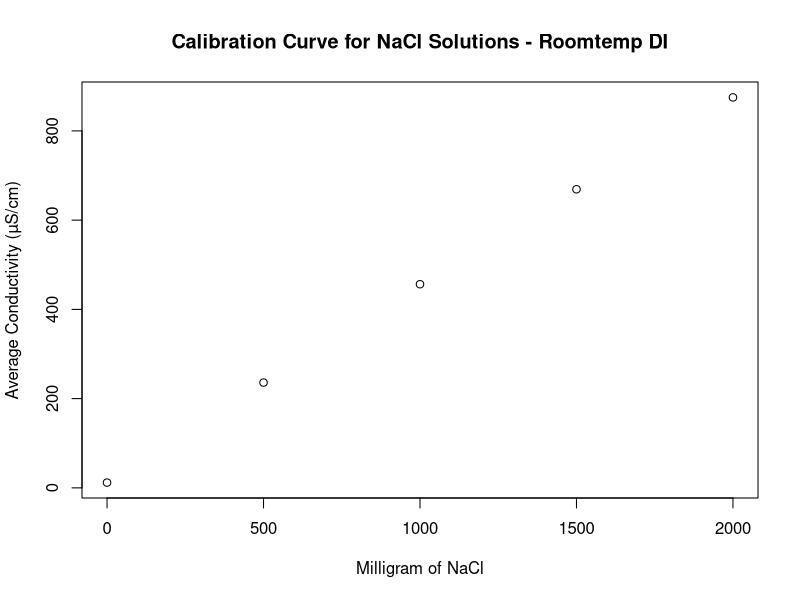
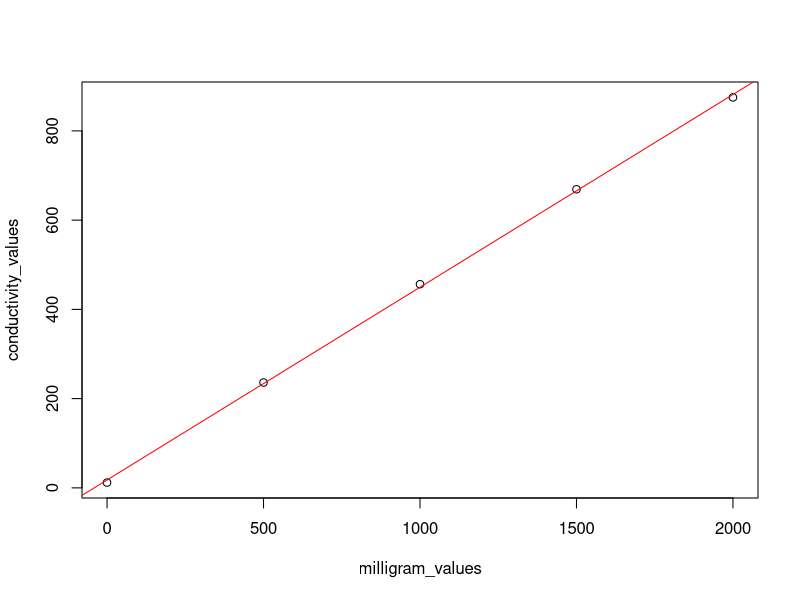
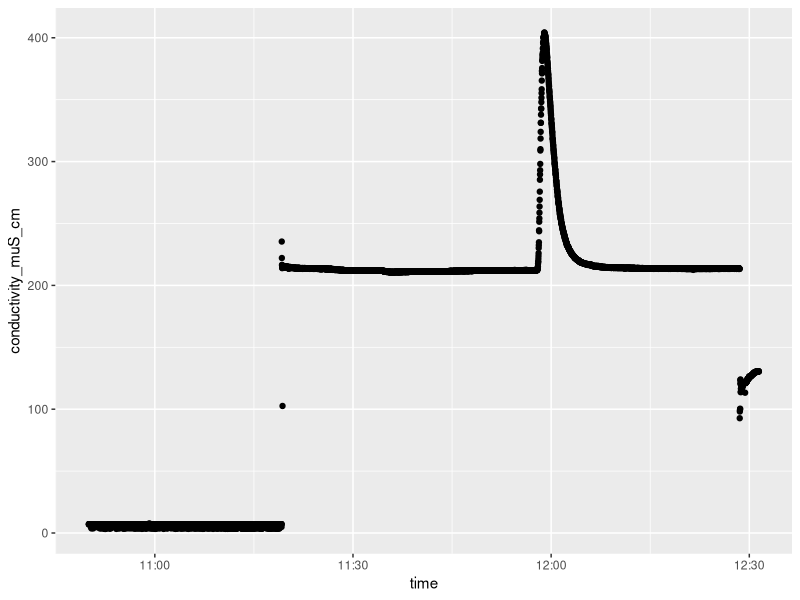
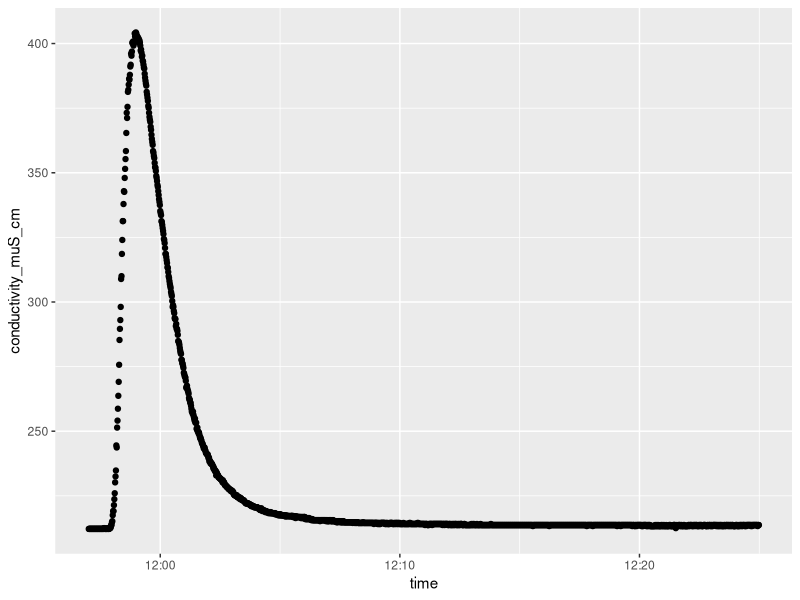
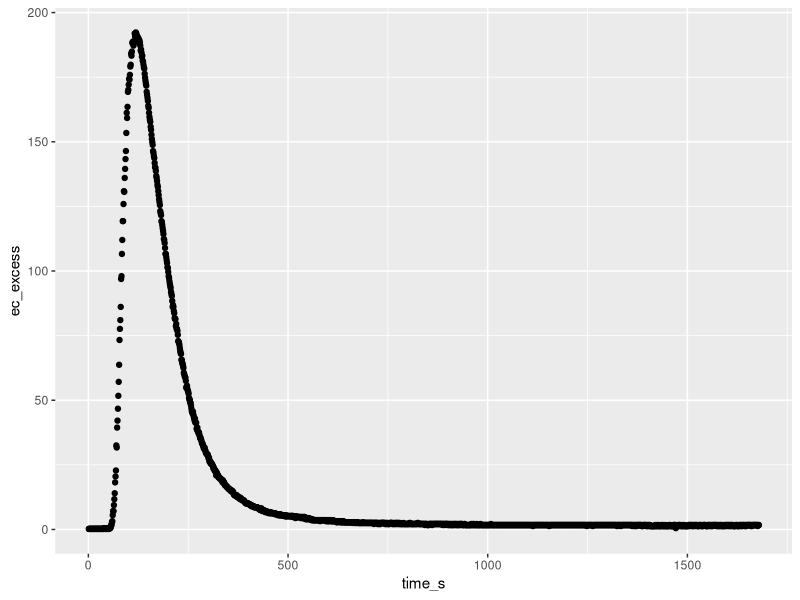

R code for these plots, in order:
## ---- chunk 1
#| output: false
# uncomment any of these that you don't already have installed
#install.packages("tidyverse") 
#install.packages("hms")
#install.packages("pracma")
#install.packages("knitr")

# Load in the packages
library(tidyverse)
library(hms)
library(pracma)
library(knitr)
## ---- chunk 2
#| warning: false
# create a new dataframe by reading in the csv file DI_roomtemp_intervals_test2.csv
cal <- read_csv("DI_roomtemp_intervals_test2.csv", show_col_types = FALSE)

head(cal) # view the first rows of the dataset
## ---- chunk 3
#| warning: false
#re-read in the csv with better data organization
cal <- read_csv("DI_roomtemp_intervals_test2.csv",
                skip = 1,
                col_select = 2:4,
                show_col_types = FALSE)

head(cal) # view the first rows
## ---- chunk 4
#Clean up column names
colnames(cal)[1] <- "time"
colnames(cal)[2] <- "conductivity_muS_cm"
colnames(cal)[3] <- "temperature_C"

kable(head(cal)) #better way to see the columns
## ---- chunk 5
str(cal)
## ---- chunk 6
# convert time column to datetime
cal$time <- as.POSIXct(cal$time, format = "%m/%d/%y %I:%M:%S %p")
cal$time_only <- as_hms(cal$time)
## ---- chunk 7
summary(cal)
## ---- chunk 8
str(cal)
## ---- chunk 9
#calculate average conductivity from 11:34 to 11:38
# this is 0 g added salt
cal_subset <- cal[
  cal$time_only >= as_hms("11:34:00") & 
  cal$time_only <= as_hms("11:38:00"), ]
avg_0g <- mean(cal_subset$conductivity_muS_cm, na.rm = TRUE)
## ---- chunk 10
#repeat for 11:43 to 11:46
#this is 0.5 g of added salt
cal_subset <- cal[
  cal$time_only >= as_hms("11:43:00") & 
  cal$time_only <= as_hms("11:46:00"), ]
avg_500mg <- mean(cal_subset$conductivity_muS_cm, na.rm = TRUE)
## ---- chunk 11
#repeat for 11:50 to 11:53
#this is 1.0 g of added salt
cal_subset <- cal[
  cal$time_only >= as_hms("11:50:00") & 
  cal$time_only <= as_hms("11:53:00"), ]
avg_1000mg <- mean(cal_subset$conductivity_muS_cm, na.rm = TRUE)
## ---- chunk 12
#repeat for 11:56 to 11:59
#this is 1.5 g of added salt
cal_subset <- cal[
  cal$time_only >= as_hms("11:56:00") & 
  cal$time_only <= as_hms("11:59:00"), ]
avg_1500mg <- mean(cal_subset$conductivity_muS_cm, na.rm = TRUE)
## ---- chunk 13
# repeat for 12:02 to 12:05
#this is 2.0 g of added salt
cal_subset <- cal[
  cal$time_only >= as_hms("12:02:00") & 
  cal$time_only <= as_hms("12:05:00"), ]
avg_2000mg <- mean(cal_subset$conductivity_muS_cm, na.rm = TRUE)
## ---- chunk 14
print(c(avg_0g, avg_500mg, avg_1000mg, avg_1500mg, avg_2000mg))
## ---- chunk 15
milligram_values <- c(0, 500, 1000, 1500, 2000) #put the salt values into a list
conductivity_values <- c(avg_0g, avg_500mg, avg_1000mg, avg_1500mg, avg_2000mg) #use the average conductivity values we generated earlier and put them into a list
plot(milligram_values, conductivity_values, #use plot() since we are just working with basic x and y variables that are not in the same dataframe
     xlab = "Milligram of NaCl", 
     ylab = "Average Conductivity (µS/cm)",
     main = "Calibration Curve for NaCl Solutions - Roomtemp DI")
## ---- chunk 16
#Linear regression for data
plot(milligram_values, conductivity_values)
model <- lm(conductivity_values ~ milligram_values)
abline(model, col = "red")
## ---- chunk 17
coef(model)
## ---- chunk 18
#pull out slope and intercept
slope <- coef(model)[2] #pulls out just slope
intercept <- coef(model)[1] #pulls out just intercept
## ---- chunk 19
summary(model)
## ---- chunk 20
print(slope)
print(intercept)
## ---- chunk 21
#display slope and intercept
cat("Slope:", slope, "\n")
cat("Intercept:", intercept, "\n")
## ---- chunk 22
# Read in the data
ec_data = read_csv("BC_EC_20260130.csv",
                   show_col_types = FALSE,
                   skip = 1,
                   col_select = 2:4)

# rename columns
colnames(ec_data)[1] <- "time"
colnames(ec_data)[2] <- "conductivity_muS_cm"
colnames(ec_data)[3] <- "temperature_C"
## ---- chunk 23
# convert time column to datetime
ec_data$time <- as.POSIXct(ec_data$time, format = "%m/%d/%y %I:%M:%S %p")
ec_data$time_only <- as_hms(ec_data$time)
## ---- chunk 24
kable(head(ec_data))
## ---- chunk 25
# Information from the metadata sheet
mass <- 600

inj_time <- "11:57:00"

end_time <- "12:25:00"

probe_in_time <- "11:45:00"
## ---- chunk 26
# plot to visualize data
ec_data |>
  ggplot(aes(x = time, y = conductivity_muS_cm)) +
  geom_point()
## ---- chunk 27
# filter to just injection window
injection_window <- ec_data |>
  filter(
    time_only > as_hms(inj_time) &
      time_only < as_hms(end_time)
  )
## ---- chunk 28
# plot injection window
injection_window |>
  ggplot(aes(x = time, y = conductivity_muS_cm)) +
  geom_point()
## ---- chunk 29
# background correct breakthrough curve
background_window <- ec_data |>
  filter(
    time_only > as_hms(probe_in_time) &
      time_only < as_hms(inj_time)
  )
## ---- chunk 30
# average background conductivity
avg_background <- mean(background_window$conductivity_muS_cm, na.rm = TRUE)

print(avg_background)
## ---- chunk 31
# calculate EC by subtracting the background conductivity
injection_window <- injection_window |>
  mutate(ec_excess = conductivity_muS_cm - avg_background) |> # create new column called ec_excess
  mutate(ec_excess = ifelse(ec_excess < 0, 0, ec_excess)) # this avoids any negative values
## ---- chunk 32
#create a column of seconds
injection_window <- injection_window |>
  mutate(time_s = row_number())
## ---- chunk 33
kable(head(injection_window))
## ---- chunk 34
# plot to see it corrected vs seconds
injection_window |>
  ggplot(aes(x = time_s, y = ec_excess)) +
  geom_point()
## ---- chunk 35
#calculate concentration
injection_window <- injection_window |>
  mutate(NaCl = (ec_excess - intercept) / slope / 5000)

#replace any negative values with 0
injection_window <- injection_window |>
  mutate(NaCl = ifelse(NaCl < 0, 0, NaCl))
## ---- chunk 36
# trapezoid integration
injection_window <- injection_window |>
  mutate(
    IntC_s1 = NaCl + lag(NaCl, default = 0),  # sum of consecutive points
    IntC = cumsum(IntC_s1 * 0.5 * 1),     # trapezoid integration (g/L * time)
    recovery = IntC / max(IntC)     # fraction of total tracer recovered
  )
## ---- chunk 37
Q <- mass / max(injection_window$IntC)

print(Q)
